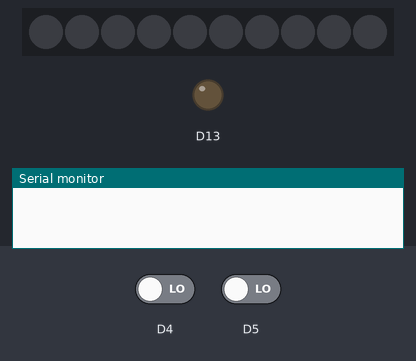
Recording of a sketch running on a simulated Adafruit Circuit Playground Express. Parts: 10 RGB LEDs in strip order, left to right, output pins drawn as LEDs (lit = HIGH), the last lines printed to the serial monitor. The test bench sets the inputs (shaded band); at power-on: D4 LOW, D5 LOW. Dim RGB values are drawn brighter than linear.

Above: at 1.2 s.
1.3 s: D4 driven HIGH
At 1.45 s:
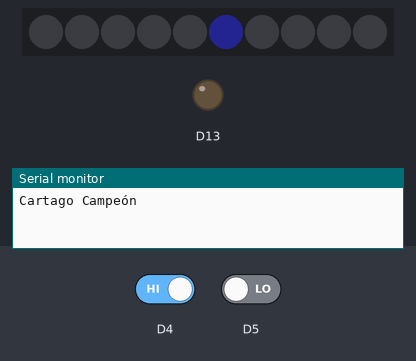
3.7 s: D4 driven LOW
At 4.4 s:
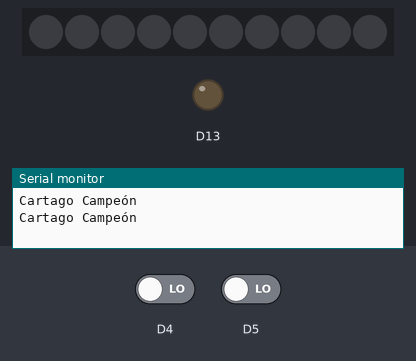
5.6 s: D5 driven HIGH
At 5.75 s:
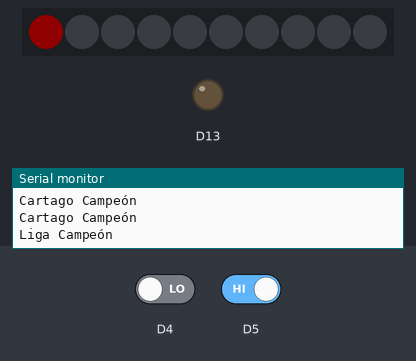
8.0 s: D5 driven LOW
At 8.9 s:
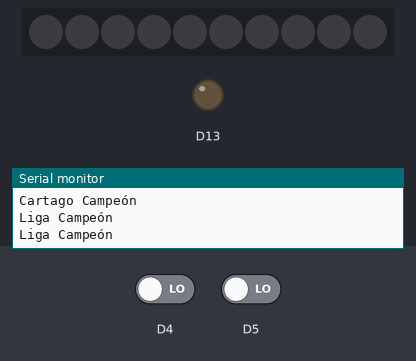
Timing chart, 0 to 10.9 s (numbered marks = the images above; inputs shaded):
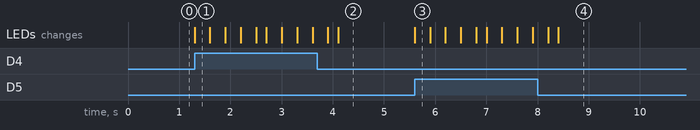

Measured:
- after the input at 1.3 s, the LEDs: change at once (image 1)
- after the input at 3.7 s, the LEDs: first differ from a run without the input after 0.40 s (image 2)
- after the input at 5.6 s, the LEDs: change at once (image 3)
- after the input at 8.0 s, the LEDs: first differ from a run without the input after 0.40 s (image 4)

The sketch:

semana7_practica3.ino
```cpp
//UNIVERSIDAD CENFOTEC
//INTRODUCCION A LAS TIC´S
//ALUMNO: Moises Monge Marin
//PRACTICA SEMANA 7

//LIBRERIA DEL CP
#include <Adafruit_Circuit_Playground.h>

void setup() {
//INICIA EL CIRCUIT PLAYGROUND
 CircuitPlayground.begin();
 Serial.begin(9600);

}

void loop() {
//VER EL RESULTADO
CircuitPlayground.clearPixels();
if (CircuitPlayground.leftButton()) {
   Serial.println("Cartago Campeón");
   CircuitPlayground.setPixelColor(5,50,50,196);
   delay(300);
   CircuitPlayground.setPixelColor(9,50,50,196);
   delay(300);
   CircuitPlayground.setPixelColor(6,50,50,196);
   delay(300);
   CircuitPlayground.setPixelColor(8,50,50,196);
   delay(300);
   CircuitPlayground.setPixelColor(7,50,50,196);

   delay(200);
} else if (CircuitPlayground.rightButton()) {
   Serial.println("Liga Campeón");
   CircuitPlayground.setPixelColor(0,204,0,0);
   delay(300);
   CircuitPlayground.setPixelColor(4,204,0,0);
   delay(300);
   CircuitPlayground.setPixelColor(1,204,0,0);
   delay(300);
   CircuitPlayground.setPixelColor(3,204,0,0);
   delay(300);
   CircuitPlayground.setPixelColor(2,204,0,0);
   delay(200);

}

}
```
